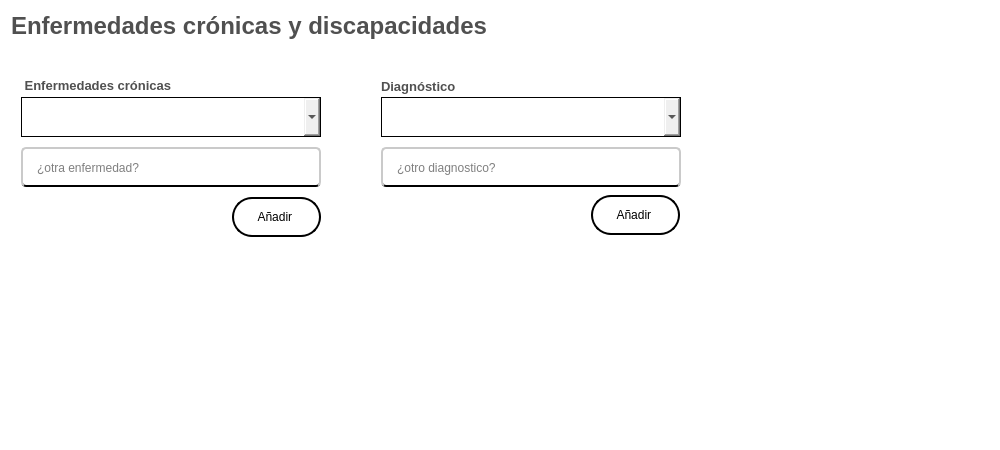
              <widget class="QFrame" name="info_medica">
               <property name="sizePolicy">
                <sizepolicy hsizetype="Preferred" vsizetype="Preferred">
                 <horstretch>0</horstretch>
                 <verstretch>10</verstretch>
                </sizepolicy>
               </property>
               <property name="minimumSize">
                <size>
                 <width>1000</width>
                 <height>450</height>
                </size>
               </property>
               <property name="styleSheet">
                <string notr="true">QFrame{

background:white;
}</string>
               </property>
               <property name="frameShape">
                <enum>QFrame::NoFrame</enum>
               </property>
               <property name="frameShadow">
                <enum>QFrame::Raised</enum>
               </property>
               <layout class="QVBoxLayout" name="verticalLayout_10">
                <item alignment="Qt::AlignLeft">
                 <widget class="QLabel" name="label_titulo_info_medica">
                  <property name="maximumSize">
                   <size>
                    <width>16777215</width>
                    <height>30</height>
                   </size>
                  </property>
                  <property name="font">
                   <font>
                    <family>Arial</family>
                    <pointsize>18</pointsize>
                    <weight>75</weight>
                    <bold>true</bold>
                   </font>
                  </property>
                  <property name="styleSheet">
                   <string notr="true">QLabel{
	
	
	color: rgb(80, 80, 80);

	border-color: #ffffff;


}
</string>
                  </property>
                  <property name="text">
                   <string>Enfermedades crónicas y discapacidades</string>
                  </property>
                  <property name="scaledContents">
                   <bool>false</bool>
                  </property>
                  <property name="alignment">
                   <set>Qt::AlignCenter</set>
                  </property>
                  <property name="wordWrap">
                   <bool>false</bool>
                  </property>
                 </widget>
                </item>
                <item>
                 <widget class="QFrame" name="preguntas_info_medica">
                  <property name="styleSheet">
                   <string notr="true">border-radius:0px;
/*border:1px solid;*/</string>
                  </property>
                  <property name="frameShape">
                   <enum>QFrame::StyledPanel</enum>
                  </property>
                  <property name="frameShadow">
                   <enum>QFrame::Raised</enum>
                  </property>
                  <widget class="QLabel" name="label_diagnostico">
                   <property name="geometry">
                    <rect>
                     <x>370</x>
                     <y>31</y>
                     <width>74</width>
                     <height>16</height>
                    </rect>
                   </property>
                   <property name="maximumSize">
                    <size>
                     <width>16777215</width>
                     <height>20</height>
                    </size>
                   </property>
                   <property name="font">
                    <font>
                     <family>Arial</family>
                     <pointsize>10</pointsize>
                     <weight>75</weight>
                     <bold>true</bold>
                    </font>
                   </property>
                   <property name="styleSheet">
                    <string notr="true">QLabel{
	
	color: rgb(80, 80, 80);

	border-color: #ffffff;


}
</string>
                   </property>
                   <property name="text">
                    <string>Diagnóstico</string>
                   </property>
                   <property name="scaledContents">
                    <bool>false</bool>
                   </property>
                  </widget>
                  <widget class="QComboBox" name="boton_enfermedades">
                   <property name="geometry">
                    <rect>
                     <x>10</x>
                     <y>50</y>
                     <width>300</width>
                     <height>40</height>
                    </rect>
                   </property>
                   <property name="sizePolicy">
                    <sizepolicy hsizetype="Fixed" vsizetype="Fixed">
                     <horstretch>0</horstretch>
                     <verstretch>0</verstretch>
                    </sizepolicy>
                   </property>
                   <property name="minimumSize">
                    <size>
                     <width>300</width>
                     <height>40</height>
                    </size>
                   </property>
                   <property name="styleSheet">
                    <string notr="true">QComboBox{

	font: 75 10pt &quot;Arial&quot;;
	padding-left:15px;
	border:1px solid #000000 ;
}

QComboBox:focus {
    border: 2px solid #0078d7;   /* Borde azul cuando está en foco */
    background-color: #e0f7ff;   /* Fondo azul claro */
}

QComboBox:focus {
    border: 2px solid #0078d7;   /* Borde azul cuando está en foco */
    background-color: #e0f7ff;   /* Fondo azul claro */
}




QComboBox QAbstractItemView {
    border: 1px solid #ccc;
    background-color: white;
    color: #333;
    padding: 5px;  /* Margen interno de la lista */
    spacing: 10px; /* Espaciado entre los elementos (algunas versiones de Qt lo admiten) */
}

QComboBox QAbstractItemView::item {
    padding: 8px; /* Espaciado interno de cada elemento */
    margin: 4px; /* Separación entre los elementos */
}

QComboBox QAbstractItemView::item:hover {
    background-color: #c5c1c1;
    color: white;
}</string>
                   </property>
                   <property name="editable">
                    <bool>false</bool>
                   </property>
                   <property name="currentText">
                    <string/>
                   </property>
                   <property name="currentIndex">
                    <number>-1</number>
                   </property>
                   <property name="insertPolicy">
                    <enum>QComboBox::NoInsert</enum>
                   </property>
                   <property name="iconSize">
                    <size>
                     <width>40</width>
                     <height>40</height>
                    </size>
                   </property>
                   <property name="placeholderText">
                    <string/>
                   </property>
                  </widget>
                  <widget class="QComboBox" name="boton_diagnostico">
                   <property name="geometry">
                    <rect>
                     <x>370</x>
                     <y>50</y>
                     <width>300</width>
                     <height>40</height>
                    </rect>
                   </property>
                   <property name="sizePolicy">
                    <sizepolicy hsizetype="Fixed" vsizetype="Fixed">
                     <horstretch>0</horstretch>
                     <verstretch>0</verstretch>
                    </sizepolicy>
                   </property>
                   <property name="minimumSize">
                    <size>
                     <width>300</width>
                     <height>40</height>
                    </size>
                   </property>
                   <property name="styleSheet">
                    <string notr="true">QComboBox{

	font: 75 10pt &quot;Arial&quot;;
	padding-left:15px;
	border:1px solid #000000 ;
}

QComboBox:focus {
    border: 2px solid #0078d7;   /* Borde azul cuando está en foco */
    background-color: #e0f7ff;   /* Fondo azul claro */
}

QComboBox:focus {
    border: 2px solid #0078d7;   /* Borde azul cuando está en foco */
    background-color: #e0f7ff;   /* Fondo azul claro */
}




QComboBox QAbstractItemView {
    border: 1px solid #ccc;
    background-color: white;
    color: #333;
    padding: 5px;  /* Margen interno de la lista */
    spacing: 10px; /* Espaciado entre los elementos (algunas versiones de Qt lo admiten) */
}

QComboBox QAbstractItemView::item {
    padding: 8px; /* Espaciado interno de cada elemento */
    margin: 4px; /* Separación entre los elementos */
}

QComboBox QAbstractItemView::item:hover {
    background-color: #c5c1c1;
    color: white;
}</string>
                   </property>
                   <property name="editable">
                    <bool>false</bool>
                   </property>
                   <property name="currentText">
                    <string/>
                   </property>
                   <property name="currentIndex">
                    <number>-1</number>
                   </property>
                   <property name="insertPolicy">
                    <enum>QComboBox::NoInsert</enum>
                   </property>
                   <property name="iconSize">
                    <size>
                     <width>40</width>
                     <height>40</height>
                    </size>
                   </property>
                   <property name="placeholderText">
                    <string/>
                   </property>
                  </widget>
                  <widget class="QWidget" name="verticalLayoutWidget">
                   <property name="geometry">
                    <rect>
                     <x>11</x>
                     <y>210</y>
                     <width>291</width>
                     <height>141</height>
                    </rect>
                   </property>
                   <layout class="QVBoxLayout" name="espacio_para_enfermedades"/>
                  </widget>
                  <widget class="QWidget" name="verticalLayoutWidget_2">
                   <property name="geometry">
                    <rect>
                     <x>370</x>
                     <y>210</y>
                     <width>291</width>
                     <height>141</height>
                    </rect>
                   </property>
                   <layout class="QVBoxLayout" name="espacio_para_diagnostico"/>
                  </widget>
                  <widget class="QLineEdit" name="input_otra_enfermedad">
                   <property name="geometry">
                    <rect>
                     <x>10</x>
                     <y>100</y>
                     <width>300</width>
                     <height>40</height>
                    </rect>
                   </property>
                   <property name="sizePolicy">
                    <sizepolicy hsizetype="Fixed" vsizetype="Fixed">
                     <horstretch>0</horstretch>
                     <verstretch>0</verstretch>
                    </sizepolicy>
                   </property>
                   <property name="minimumSize">
                    <size>
                     <width>300</width>
                     <height>40</height>
                    </size>
                   </property>
                   <property name="styleSheet">
                    <string notr="true">QLineEdit{
	
	background-color: rgb(255, 255, 255);
	font: 12pt &quot;Arial&quot;;
	border-radius:5px;
	padding-left: 12px;
 padding-right:12px;
	padding-top:1px;
	border-bottom:2px solid black  ;
	border-top: 2px solid rgb(202, 202, 202);
	border-left: 2px solid rgb(202, 202, 202);
	border-right: 2px solid rgb(202, 202, 202);

}

QLineEdit:focus{

	border: 2px solid rgb(17, 192, 255)



}
</string>
                   </property>
                   <property name="text">
                    <string/>
                   </property>
                   <property name="placeholderText">
                    <string>¿otra enfermedad?</string>
                   </property>
                  </widget>
                  <widget class="QLineEdit" name="input_otro_diagnostico">
                   <property name="geometry">
                    <rect>
                     <x>370</x>
                     <y>100</y>
                     <width>300</width>
                     <height>40</height>
                    </rect>
                   </property>
                   <property name="sizePolicy">
                    <sizepolicy hsizetype="Fixed" vsizetype="Fixed">
                     <horstretch>0</horstretch>
                     <verstretch>0</verstretch>
                    </sizepolicy>
                   </property>
                   <property name="minimumSize">
                    <size>
                     <width>300</width>
                     <height>40</height>
                    </size>
                   </property>
                   <property name="styleSheet">
                    <string notr="true">QLineEdit{
	
	background-color: rgb(255, 255, 255);
	font: 12pt &quot;Arial&quot;;
	border-radius:5px;
	padding-left: 12px;
 padding-right:12px;
	padding-top:1px;
	border-bottom:2px solid black  ;
	border-top: 2px solid rgb(202, 202, 202);
	border-left: 2px solid rgb(202, 202, 202);
	border-right: 2px solid rgb(202, 202, 202);

}

QLineEdit:focus{

	border: 2px solid rgb(17, 192, 255)



}
</string>
                   </property>
                   <property name="placeholderText">
                    <string>¿otro diagnostico?</string>
                   </property>
                  </widget>
                  <widget class="QPushButton" name="boton_anadir_diagnostico">
                   <property name="geometry">
                    <rect>
                     <x>580</x>
                     <y>148</y>
                     <width>89</width>
                     <height>40</height>
                    </rect>
                   </property>
                   <property name="sizePolicy">
                    <sizepolicy hsizetype="Fixed" vsizetype="Fixed">
                     <horstretch>0</horstretch>
                     <verstretch>0</verstretch>
                    </sizepolicy>
                   </property>
                   <property name="minimumSize">
                    <size>
                     <width>0</width>
                     <height>40</height>
                    </size>
                   </property>
                   <property name="cursor">
                    <cursorShape>PointingHandCursor</cursorShape>
                   </property>
                   <property name="styleSheet">
                    <string notr="true">QPushButton{

	
	font: 75 10pt &quot;Arial&quot;;
	border-color:rgb(0, 0, 0);
	border:2px solid;
	border-radius:20px;

}

QPushButton:hover{

	
	background-color: rgb(184, 184, 184);

}</string>
                   </property>
                   <property name="text">
                    <string>Añadir </string>
                   </property>
                   <property name="icon">
                    <iconset>
                     <normaloff>../../recursos_de_imagenes/iconos_de_interfaz/circulo_mas.png</normaloff>../../recursos_de_imagenes/iconos_de_interfaz/circulo_mas.png</iconset>
                   </property>
                   <property name="iconSize">
                    <size>
                     <width>40</width>
                     <height>20</height>
                    </size>
                   </property>
                  </widget>
                  <widget class="QLabel" name="label_enfermedades">
                   <property name="geometry">
                    <rect>
                     <x>10</x>
                     <y>30</y>
                     <width>156</width>
                     <height>16</height>
                    </rect>
                   </property>
                   <property name="maximumSize">
                    <size>
                     <width>16777215</width>
                     <height>20</height>
                    </size>
                   </property>
                   <property name="font">
                    <font>
                     <family>Arial</family>
                     <pointsize>10</pointsize>
                     <weight>75</weight>
                     <bold>true</bold>
                    </font>
                   </property>
                   <property name="styleSheet">
                    <string notr="true">QLabel{
	
	color: rgb(80, 80, 80);
	border-color: #ffffff;


}
</string>
                   </property>
                   <property name="text">
                    <string> Enfermedades crónicas </string>
                   </property>
                   <property name="scaledContents">
                    <bool>false</bool>
                   </property>
                  </widget>
                  <widget class="QPushButton" name="boton_anadir_enfermedad">
                   <property name="geometry">
                    <rect>
                     <x>221</x>
                     <y>150</y>
                     <width>89</width>
                     <height>40</height>
                    </rect>
                   </property>
                   <property name="sizePolicy">
                    <sizepolicy hsizetype="Fixed" vsizetype="Fixed">
                     <horstretch>0</horstretch>
                     <verstretch>0</verstretch>
                    </sizepolicy>
                   </property>
                   <property name="minimumSize">
                    <size>
                     <width>0</width>
                     <height>40</height>
                    </size>
                   </property>
                   <property name="cursor">
                    <cursorShape>PointingHandCursor</cursorShape>
                   </property>
                   <property name="styleSheet">
                    <string notr="true">QPushButton{

	
	font: 75 10pt &quot;Arial&quot;;
	border-color:rgb(0, 0, 0);
	border:2px solid;
	border-radius:20px;

}

QPushButton:hover{

	
	background-color: rgb(184, 184, 184);

}</string>
                   </property>
                   <property name="text">
                    <string>Añadir </string>
                   </property>
                   <property name="icon">
                    <iconset>
                     <normaloff>../../recursos_de_imagenes/iconos_de_interfaz/circulo_mas.png</normaloff>../../recursos_de_imagenes/iconos_de_interfaz/circulo_mas.png</iconset>
                   </property>
                   <property name="iconSize">
                    <size>
                     <width>40</width>
                     <height>20</height>
                    </size>
                   </property>
                  </widget>
                 </widget>
                </item>
               </layout>
              </widget>
